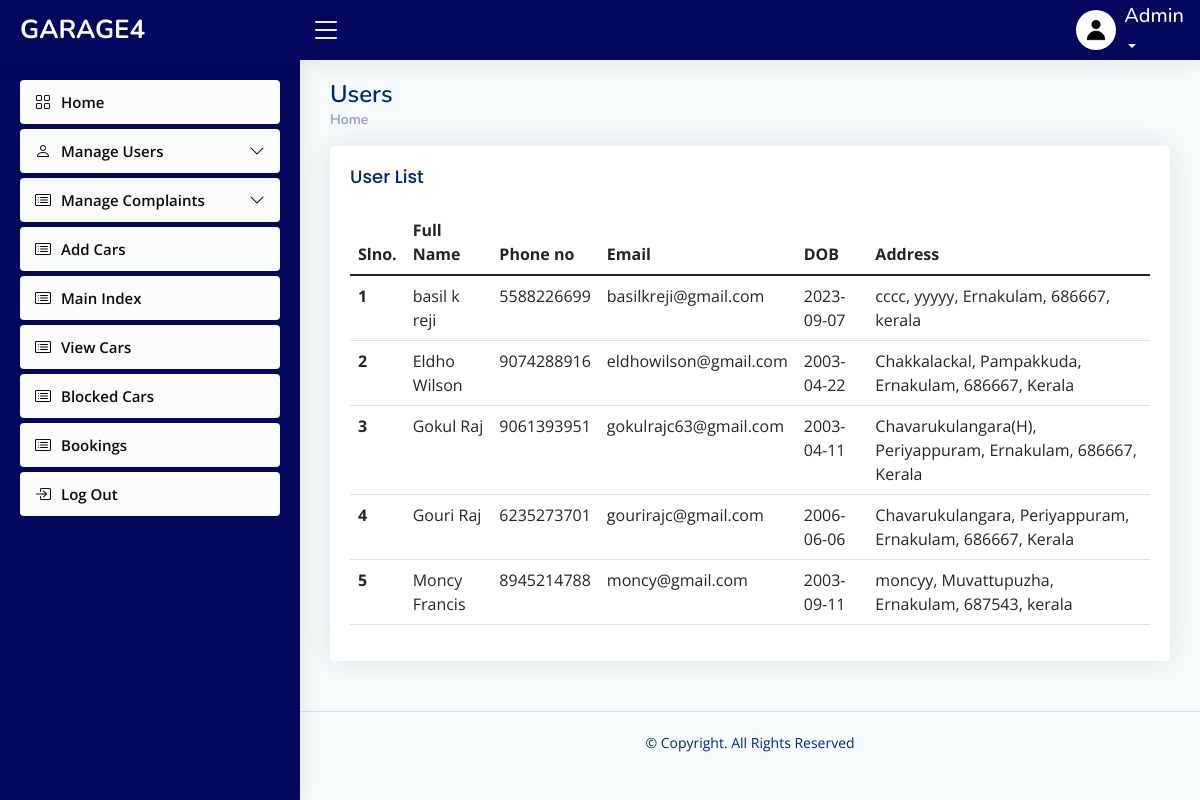
Before: /admin/activeuser.php with the older database file.
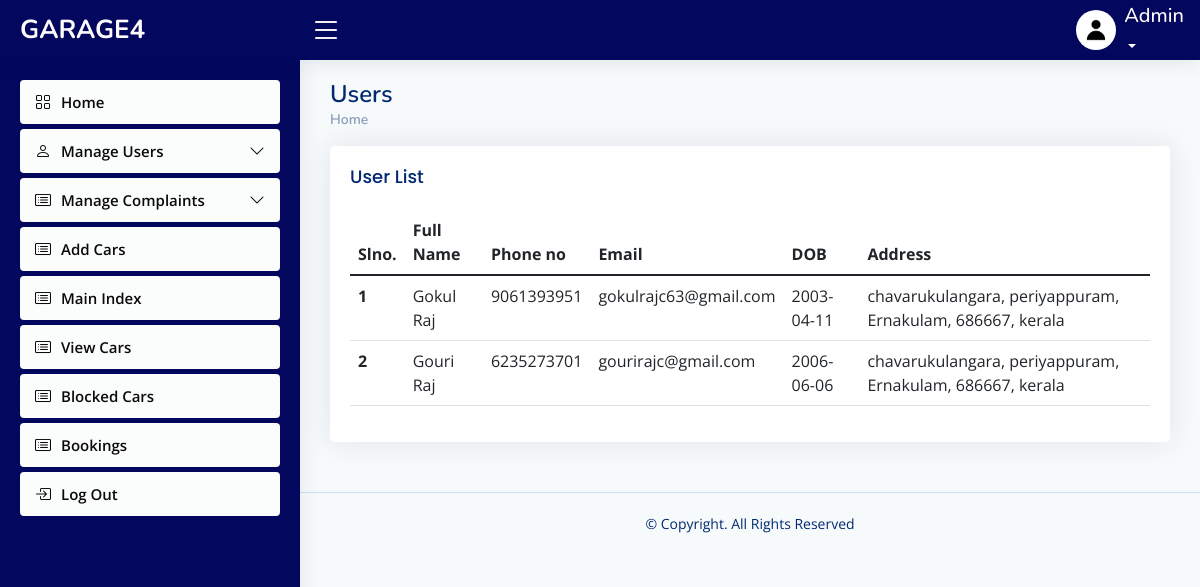
After: the same page with the newer database file.
### tables this page shows
CREATE TABLE `registration` (
  `image` varchar(50) NOT NULL DEFAULT 'default.jpg',
  `first_name` varchar(30) NOT NULL,
  `last_name` varchar(30) NOT NULL,
  `contact` varchar(20) NOT NULL,
  `email_id` varchar(40) NOT NULL,
  `date_of_birth` date NOT NULL,
  `house_name` varchar(30) NOT NULL,
  `street_name` varchar(30) NOT NULL,
  `district` varchar(20) NOT NULL,
  `pincode` varchar(6) NOT NULL,
  `state` varchar(30) NOT NULL,
  `date_of_join` date NOT NULL
);

### connect.php (called while the page is built, shortened)
<?php
$dbname="garage4";
$conn=mysqli_connect("localhost","root","",$dbname);
function select_data($sql)
{
  global $conn;
  $res = mysqli_query($conn, $sql);
  if ($res)
    return $res;
  else
    return False;
}
?>

### admin/activeuser.php (the view, shortened to what this page needs)
<?php
include("header.php");
?>
<main id="main" class="main">
  <div class="pagetitle">
    <h1>Users</h1>
    <nav>
      <ol class="breadcrumb">
        <li class="breadcrumb-item"><a href="activeuser.php">Home</a></li>
      </ol>
    </nav>
  </div>
  <section class="section dashboard">
    <div class="row">
      <section class="section">
        <div class="row">
          <div class="col-lg-12">
          <div class="card">
          <div class="card-body">
            <h5 class="card-title">
              User List
            </h5>
            <table class="table datatable">
              <thead>
                <tr>
                  <th scope="col">Slno.</th>
                  <th scope="col">Full Name</th>
                  <th scope="col">Phone no</th>
                  <th scope="col">Email</th>
                  <th scope="col">DOB</th>
                  <th scope="col">Address</th>
                </tr>
              </thead>
              <tbody>
                <?php
                $sql = "SELECT * FROM `registration` WHERE email_id IN (SELECT email_id FROM `login` WHERE user_type = 1)";
                $data = select_data($sql);
                $n = 1;
                while ($row = mysqli_fetch_assoc($data)) {
                  ?>
                  <tr>
                    <th scope='row'>
                      <?php echo $n++; ?>
                    </th>
                    <td>
                      <?php echo $row['first_name'] . " " . $row['last_name'] ?>
                    </td>
                    <td>
                      <?php echo $row['contact'] ?>
                    </td>
                    <td>
                      <?php echo $row['email_id'] ?>
                    </td>
                    <td>
                      <?php echo $row['date_of_birth'] ?>
                    </td>
                    <td>
                      <?php echo $row['house_name'] ?>,
                      <?php echo $row['street_name'] ?>,
                      <?php echo $row['district'] ?>,
                      <?php echo $row['pincode'] ?>,
                      <?php echo $row['state'] ?>
                    </td>
                  </tr>
                  <?php
                }
                ?>
              </tbody>
            </table>
          </div>
        </div>
    </div>
    </div>
  </section>
</main>

### admin/header.php (shortened to what this page needs)
<?php
require("../connect.php");
   ?>
<!DOCTYPE html>
<html lang="en">
<head>
  <link href="assets/vendor/bootstrap/css/bootstrap.min.css" rel="stylesheet">
  <link href="assets/vendor/bootstrap-icons/bootstrap-icons.css" rel="stylesheet">
  <link href="assets/vendor/boxicons/css/boxicons.min.css" rel="stylesheet">
  <link href="assets/vendor/quill/quill.snow.css" rel="stylesheet">
  <link href="assets/vendor/quill/quill.bubble.css" rel="stylesheet">
  <link href="assets/vendor/remixicon/remixicon.css" rel="stylesheet">
  <link href="assets/vendor/simple-datatables/style.css" rel="stylesheet">
  <link href="assets/css/styleeee.css" rel="stylesheet">
</head>
<body>
  <header id="header" class="header fixed-top d-flex align-items-center">
    <div class="d-flex align-items-center justify-content-between">
      <a href="activeuser.php" class="logo d-flex align-items-center">
        <span class="d-none d-lg-block">GARAGE4</span>
      </a>
      <i class="bi bi-list toggle-sidebar-btn"></i>
    </div>
    <nav class="header-nav ms-auto">
      <ul class="d-flex align-items-center">
        <li class="nav-item dropdown pe-3">
          <a class="nav-link nav-profile d-flex align-items-center pe-0" href="#" data-bs-toggle="dropdown">
            <img src="assets/img/default.jpg" alt="Profile" class="rounded-circle">
            <span class="d-none d-md-block dropdown-toggle ps-2"><h5>Admin</h5></span>
          </a>
        </li>
      </ul>
    </nav>
  </header>
  <aside id="sidebar" class="sidebar">
    <ul class="sidebar-nav" id="sidebar-nav">
      <li class="nav-item">
        <a class="nav-link collapsed" href="activeuser.php">
          <i class="bi bi-grid"></i>
          <span>Home</span>
        </a>
      </li>
      <li class="nav-item">
        <a class="nav-link collapsed" data-bs-target="#user-nav" data-bs-toggle="collapse" href="#">
          <i class="bi bi-person"></i><span>Manage Users</span><i class="bi bi-chevron-down ms-auto"></i>
        </a>
      </li>
      <li class="nav-item">
        <a class="nav-link collapsed" data-bs-target="#icons-nav" data-bs-toggle="collapse" href="#">
          <i class="bi bi-card-list"></i><span>Manage Complaints</span><i class="bi bi-chevron-down ms-auto"></i>
        </a>
      </li>
      <li class="nav-item">
        <a class="nav-link collapsed" href="addcars.php">
          <i class="bi bi-card-list"></i>
          <span>Add Cars</span>
        </a>
      </li>
      <li class="nav-item">
        <a class="nav-link collapsed" href="mainindex.php">
          <i class="bi bi-card-list"></i>
          <span>Main Index</span>
        </a>
      </li>
      <li class="nav-item">
        <a class="nav-link collapsed" href="viewcar.php">
          <i class="bi bi-card-list"></i>
          <span>View Cars</span>
        </a>
      </li>
      <li class="nav-item">
        <a class="nav-link collapsed" href="blockedcars.php">
          <i class="bi bi-card-list"></i>
          <span>Blocked Cars</span>
        </a>
      </li>
      <li class="nav-item">
        <a class="nav-link collapsed" href="userbookings.php">
          <i class="bi bi-card-list"></i>
          <span>Bookings</span>
        </a>
      </li>
      <li class="nav-item">
        <a class="nav-link collapsed" href="./php/logout.php">
          <i class="bi bi-box-arrow-in-right"></i>
          <span>Log Out</span>
        </a>
      </li>
    </ul>
  </aside>

### admin/assets/css/styleeee.css (style rules this page uses)
:root { scroll-behavior: smooth; }
body { font-family: "Open Sans", sans-serif; background: #f7fafa; color: #444444; }
a { color: #4154f1; text-decoration: none; }
h1, h2, h3, h4, h5, h6 { font-family: "Nunito", sans-serif; }
#main { margin-top: 60px; padding: 20px 30px; transition: all 0.3s; }
.pagetitle { margin-bottom: 10px; }
.pagetitle h1 { font-size: 24px; margin-bottom: 0; font-weight: 600; color: #012970; }
.card { margin-bottom: 30px; border: none; border-radius: 5px; box-shadow: 0px 0 30px rgba(1, 41, 112, 0.1); }
.card-title { padding: 20px 0 15px 0; font-size: 18px; font-weight: 500; color: #012970; font-family: "Poppins", sans-serif; }
.card-body { padding: 0 20px 20px 20px; }
.breadcrumb { font-size: 14px; font-family: "Nunito", sans-serif; color: #899bbd; font-weight: 600; }
.breadcrumb a { color: #899bbd; transition: 0.3s; }
.breadcrumb .breadcrumb-item::before { color: #899bbd; }
.logo { line-height: 1; }
@media (min-width: 1200px) { .logo { width: 280px; } }
.logo span { font-size: 26px; font-weight: 700; color: #fdfbfb; font-family: "Nunito", sans-serif; }
.header { transition: all 0.5s; z-index: 997; height: 60px; box-shadow: 0px 2px 20px rgba(1, 41, 112, 0.1); background-color: #03075d; padding-left: 20px; }
.header .toggle-sidebar-btn { font-size: 32px; padding-left: 10px; cursor: pointer; color: #fdfbfb; }
.header-nav ul { list-style: none; }
.header-nav > ul { margin: 0; padding: 0; }
.header-nav .nav-profile { color: #fdfbfb; }
.header-nav .nav-profile img { max-height: 40px; }
.header-nav .nav-profile span { font-size: 14px; font-weight: 600; }
.sidebar { position: fixed; top: 60px; left: 0; bottom: 0; width: 300px; z-index: 996; transition: all 0.3s; padding: 20px; overflow-y: auto; scrollbar-width: thin; scrollbar-color: #aab7cf transparent; box-shadow: 0px 0px 20px rgba(1, 41, 112, 0.1); background-color:#03075d ; }
@media (min-width: 1200px) { #main, #footer { margin-left: 300px; } }
.sidebar-nav { padding: 0; margin: 0; list-style: none; }
.sidebar-nav li { padding: 0; margin: 0; list-style: none; }
.sidebar-nav .nav-item { margin-bottom: 5px; }
.sidebar-nav .nav-link { display: flex; align-items: center; font-size: 15px; font-weight: 600; color: #4154f1; transition: 0.3; background: #fdfeff; padding: 10px 15px; border-radius: 4px; }
.sidebar-nav .nav-link i { font-size: 16px; margin-right: 10px; color: #efeff5; }
.sidebar-nav .nav-link.collapsed { color: #0a0a0a; background: #fbfcfc; }
.sidebar-nav .nav-link.collapsed i { color: #080808; }
.sidebar-nav .nav-link .bi-chevron-down { margin-right: 0; transition: transform 0.2s ease-in-out; }
.footer { padding: 20px 0; font-size: 14px; transition: all 0.3s; border-top: 1px solid #cddfff; }
.footer .copyright { text-align: center; color: #012970; }
.footer .credits { padding-top: 5px; text-align: center; font-size: 13px; color: #012970; }

Changed rows visible on the page:
removed registration: first_name "basil", last_name "k reji", contact "5588226699", email_id "basilkreji@gmail.com", date_of_birth "2023-09-07", house_name "cccc", street_name "yyyyy", district "Ernakulam", pincode "686667", state "kerala"
removed registration: first_name "Eldho", last_name "Wilson", contact "9074288916", email_id "eldhowilson@gmail.com", date_of_birth "2003-04-22", house_name "Chakkalackal", street_name "Pampakkuda", district "Ernakulam", pincode "686667", state "Kerala"
removed registration: first_name "Moncy", last_name "Francis", contact "8945214788", email_id "moncy@gmail.com", date_of_birth "2003-09-11", house_name "moncyy", street_name "Muvattupuzha", district "Ernakulam", pincode "687543", state "kerala"
changed registration "Gokul": house_name "Chavarukulangara(H)" → "chavarukulangara"; street_name "Periyappuram" → "periyappuram"; state "Kerala" → "kerala"
changed registration "Gouri": house_name "Chavarukulangara" → "chavarukulangara"; street_name "Periyappuram" → "periyappuram"; state "Kerala" → "kerala"
